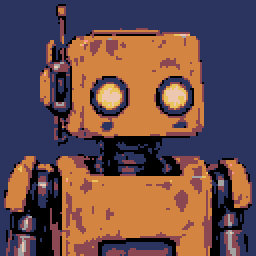
#> input picture art/redesign_proposal/bolt_128.png, 128 x 128 px, given in place of dylon.png, which was not available (shown 2 times larger)
$ python generate_720.py
#> lines starting #> are read from the running program, lines starting #| are printed output that depends on the picture; pictures that were not available may be replaced by others from this repository, and a replacement may not be noted
#> in portrait_sheet, `sheet=Image.new("RGB",(6*152,2*176),C["black"])`: sheet: PIL image 912x352 RGB; every value is 0
"""Native 720x720 design masters for StarX. No game files are changed."""

from pathlib import Path
from PIL import Image, ImageDraw

HERE = Path(__file__).resolve().parent
C = {
    "black":"#000000","navy":"#2b335f","purple":"#7e2072","teal":"#19959c",
    "brown":"#8b4852","blue":"#395c98","ice":"#a9c1ff","white":"#eeeeee",
    "red":"#d4186c","orange":"#d38441","yellow":"#e9c35b","mint":"#70c6a9",
    "sky":"#7696de","gray":"#a3a3a3","pink":"#ff9798","skin":"#edc7b0",
}
CHARACTERS = "dylon maya ken sara noah dylon_ai grey doc_hughes bolt hashimoto mimi gen".split()


def rect(d, xy, color): d.rectangle(xy, fill=C[color])
def polygon(d, xy, color): d.polygon(xy, fill=C[color])
def line(d, xy, color, width=1): d.line(xy, fill=C[color], width=width)


def portrait_master(cid):
#> called with cid = 'dylon'
    im = Image.open(HERE / f"{cid}.png").convert("RGB").resize((128,128),Image.Resampling.NEAREST)
#> im is the input picture: PIL image 128x128 RGB; mean R, G, B 104.9, 75.5, 74.5
    d=ImageDraw.Draw(im)
    if cid not in ("noah","bolt"):
        # Redraw the whole face on the 128px canvas. This gives the eyes,
        # nose, jaw and expression genuinely independent pixels.
        skin="ice" if cid=="dylon_ai" else "skin"
        shade="blue" if cid=="dylon_ai" else "brown"
        hair={"grey":"gray","doc_hughes":"gray","ken":"yellow",
              "dylon_ai":"ice","mimi":"brown","sara":"brown",
              "gen":"gray"}.get(cid,"black")
        polygon(d,[(47,42),(80,42),(86,48),(86,68),(80,79),
                   (69,84),(56,83),(46,75),(42,63),(43,48)],"black")
        polygon(d,[(47,44),(78,44),(83,49),(83,66),(78,76),
                   (68,81),(56,80),(47,72),(45,61),(45,50)],skin)
        polygon(d,[(76,45),(83,50),(83,66),(78,76),(68,81),
                   (73,72),(77,62)],shade)
        polygon(d,[(47,47),(52,44),(56,46),(51,60),(46,64)],"white" if cid=="dylon_ai" else skin)
        # Deliberately shaped brows, sclera, iris and catchlight.
        for x in (49,70):
            line(d,(x,52,x+10,51),hair,2)
            rect(d,(x,57,x+10,64),"black")
            rect(d,(x+1,58,x+9,62),"white")
            rect(d,(x+4,57,x+7,63),"teal" if cid in ("dylon","dylon_ai") else "blue")
            rect(d,(x+5,59,x+7,62),"black")
            rect(d,(x+4,58,x+4,58),"white")
            line(d,(x,65,x+9,65),shade)
        line(d,(63,59,61,68,64,70),shade)
        line(d,(66,68,68,69),"white" if cid=="dylon_ai" else skin)
        rect(d,(63,70,65,71),shade)
        if cid in ("dylon","ken","mimi","dylon_ai"):
            line(d,(55,75,59,78,68,79,73,76),shade,2)
            line(d,(60,79,68,79),"white" if cid in ("ken","dylon") else "pink")
        else:
            line(d,(57,77,71,77),shade,2)
            line(d,(60,79,69,79),"pink" if cid=="sara" else skin)
        if cid in ("mimi","sara"):
            rect(d,(48,69,51,70),"pink")
            rect(d,(74,69,76,70),"pink")
        if cid in ("maya","doc_hughes"):
            # Dark glass outlines and small blue reflections stay readable.
            for x in (47,68):
                d.rectangle((x,54,x+15,67),outline=C["black"],width=2)
                line(d,(x+2,56,x+5,56),"ice")
            line(d,(63,58,67,58),"black",2)
        if cid=="ken":
            rect(d,(37,55,43,68),"gray")
            line(d,(41,69,48,75,54,75),"white",2)
        if cid=="gen":
            line(d,(55,80,61,84,70,84,74,80),"gray",2)
        if cid=="dylon_ai":
            for y in (46,68,81): line(d,(44,y,83,y),"teal")
        # Add fine clumps over the forehead after the face pass.
        for x,y in ((47,42),(52,39),(60,41),(74,40),(80,44)):
            if cid not in ("doc_hughes",):
                line(d,(x,y,x+2,y+4),hair)
    im.save(HERE / f"{cid}_720.png")
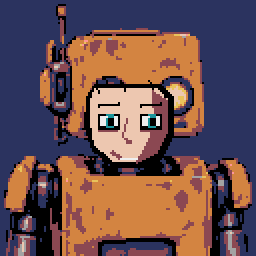
#> saved as dylon_720.png: PIL image 128x128 RGB (shown 2 times larger); mean R, G, B 107, 79, 79.3
    return im


def portrait_sheet():
    sheet=Image.new("RGB",(6*152,2*176),C["black"])
    d=ImageDraw.Draw(sheet)
    for i,cid in enumerate(CHARACTERS):
        x,y=(i%6)*152,(i//6)*176
        sheet.paste(portrait_master(cid),(x+12,y+8))
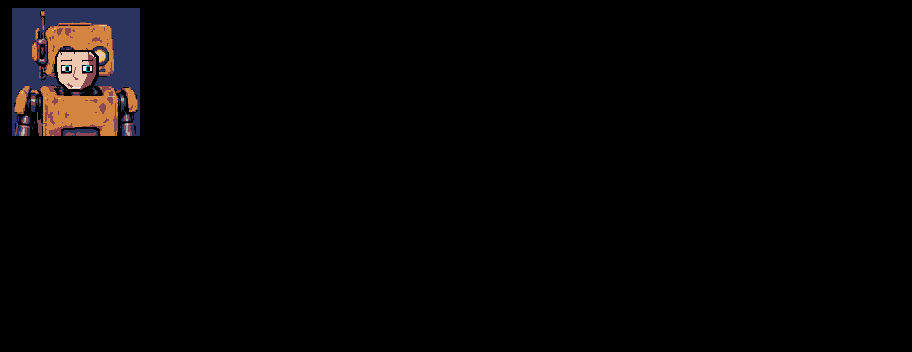
#> sheet: PIL image 912x352 RGB; mean R, G, B 5.5, 4, 4
        d.text((x+12,y+142),cid,fill=C["white"])
#> pass 2 of the loop in portrait_sheet, `for i,cid in enumerate(CHARACTERS):`:
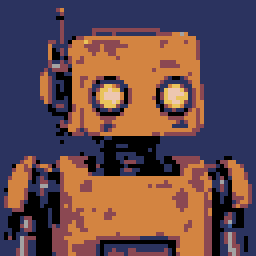
#> input picture art/redesign_proposal/bolt_64.png, 64 x 64 px, given in place of maya.png, which was not available (shown 4 times larger)
#> in portrait_master (call 2), `im.save(HERE / f"{cid}_720.png")`:
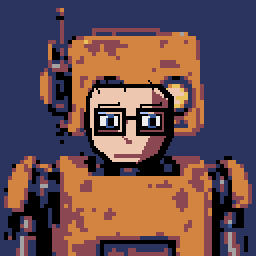
#> saved as maya_720.png: PIL image 128x128 RGB (shown 2 times larger); mean R, G, B 101.4, 74.9, 78.3
#> in portrait_sheet, `sheet.paste(portrait_master(cid),(x+12,y+8))`:
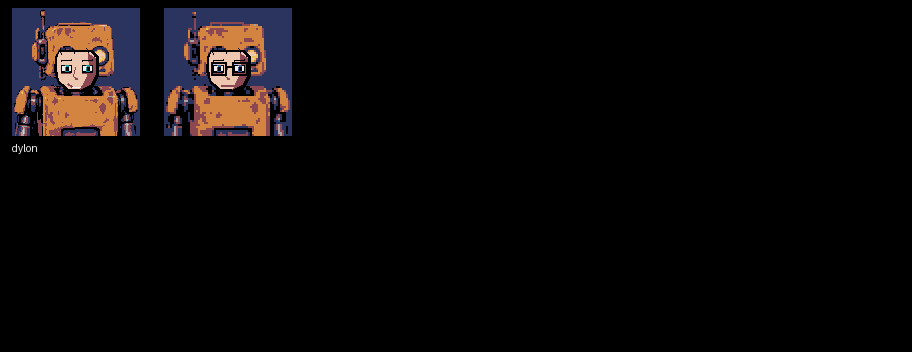
#> sheet: PIL image 912x352 RGB; mean R, G, B 10.7, 7.9, 8.1
    sheet.save(HERE/"characters_720_sheet.png")


# [111 lines left out: functions rocket, office_master, launch_master, not called in this run]


if __name__ == "__main__":
#> (the run stopped early here; a loop or call above may not have finished)
